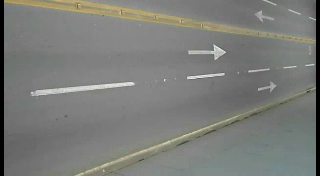
#> input picture frame 37 of Kurs/22. klasör/4.2 traffic.avi.avi, 320 x 176 px
$ jupyter execute '22.1 Araç Sayma.ipynb'
#> lines starting #> are read from the running program, lines starting #| are printed output that depends on the picture; after the words box and inside, x2 and y2 are one past the last pixel; in counts of white or black regions, pixels touching at a corner belong together
[cell 1]
import cv2
import numpy as np
cap=cv2.VideoCapture("4.2 traffic.avi.avi")

backsub=cv2.createBackgroundSubtractorMOG2()
c=0

while True:
    ret,frame=cap.read()
#> frame is the input picture: shape (176, 320, 3); mean B, G, R 121, 124.5, 123.3
    if ret is not True:
        break
    fgmask=backsub.apply(frame)
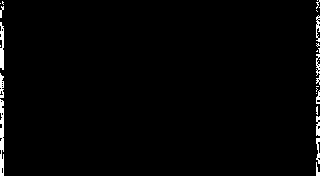
#> fgmask: shape (176, 320); values 127 (black) and 255 (white), 1.6% white; 26 white regions (15 under 20 px), largest, box (x1, y1, x2, y2) and area: (0, 99, 4, 176) 256, (0, 22, 4, 70) 151, (0, 73, 4, 98) 74
    cv2.line(frame,(50,0),(50,300),(255,0,0),2)
    cv2.line(frame,(70,0),(70,300),(255,0,0),2)
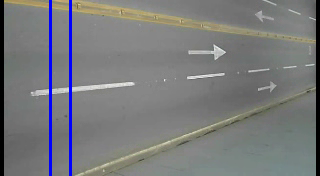
#> frame: shape (176, 320, 3); mean B, G, R 123.4, 122.1, 120.9
    contours,hierarchy=cv2.findContours(fgmask,cv2.RETR_TREE,cv2.CHAIN_APPROX_SIMPLE)
#> contours = [[[0, 0], [0, 175], [319, 175], [319, 0]]]


    try:hierarchy= hierarchy[0]
    except:hierarchy=[]

    for contour,hier in zip(contours,hierarchy):
        (x,y,w,h)=cv2.boundingRect(contour)
        if h>40 and w>40:
            cv2.rectangle(frame,(x,y),(x+w,y+h),(0,0,255),3)
            if x>50 and x<70:
                c+=1
#> this loop made 1 pass
#> (contour, hier, x, y, w, h) on pass 1: ([[0, 0], [0, 175], [319, 175], [319, 0]], [-1, -1, -1, -1], 0, 0, 320, 176)
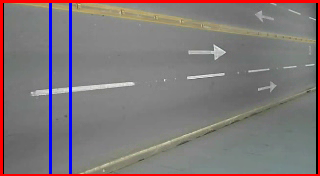
#> frame: shape (176, 320, 3); 4.36% of pixels changed, all inside (x1, y1, x2, y2) = (0, 0, 320, 176)
#> after the loop, c = 0
    cv2.putText(frame,"Car:"+str(c),(90,100),cv2.FONT_HERSHEY_COMPLEX,2,(0,0,255),2,cv2.LINE_AA)
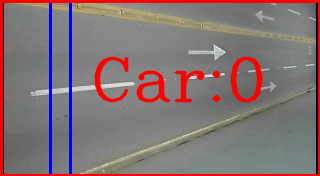
#> frame: shape (176, 320, 3); 4.3% of pixels changed, all inside (x1, y1, x2, y2) = (94, 56, 263, 103)


    cv2.imshow("1",frame)
    cv2.imshow("2",fgmask)
    if cv2.waitKey(50) & 0xFF==ord("q"):
#> (key q is pressed here)
        break


cap.release()
cv2.destroyAllWindows()

$ run again, starting later in the video
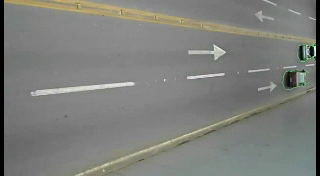
#> input picture frame 168 of Kurs/22. klasör/4.2 traffic.avi.avi, 320 x 176 px
#> frame is the input picture: shape (176, 320, 3); mean B, G, R 122.7, 126.8, 125.5
#> `fgmask=backsub.apply(frame)`:
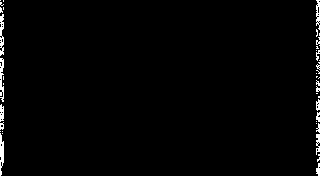
#> fgmask: shape (176, 320); values 127 (black) and 255 (white), 1.5% white; 44 white regions (32 under 20 px), largest, box (x1, y1, x2, y2) and area: (0, 14, 4, 56) 117, (0, 58, 4, 102) 117, (0, 133, 4, 176) 117
#> contours = [[[0, 0], [0, 175], [319, 175], [319, 0]]]
#> the loop `for contour,hier in zip(contours,hierarchy):` made 1 pass
#> (contour, hier, x, y, w, h) on pass 1: ([[0, 0], [0, 175], [319, 175], [319, 0]], [-1, -1, -1, -1], 0, 0, 320, 176)
#> after the loop `for contour,hier in zip(contours,hierarchy):`: c = 0
#> `cv2.putText(frame,"Car:"+str(c),(90,100),cv2.FONT_HERSHEY_COMPLEX,2,(0..`:
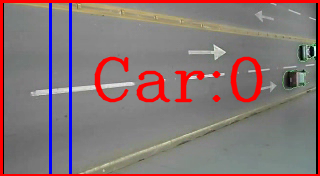
#> frame: shape (176, 320, 3); mean B, G, R 117.4, 116.4, 134.6

$ run again, starting later in the video
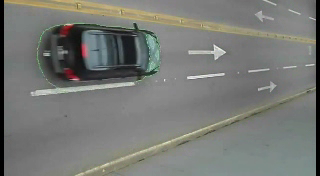
#> input picture frame 299 of Kurs/22. klasör/4.2 traffic.avi.avi, 320 x 176 px
#> frame is the input picture: shape (176, 320, 3); mean B, G, R 117.1, 121.2, 119.4
#> `fgmask=backsub.apply(frame)`:
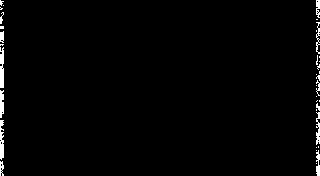
#> fgmask: shape (176, 320); values 127 (black) and 255 (white), 1.6% white; 35 white regions (24 under 20 px), largest, box (x1, y1, x2, y2) and area: (0, 47, 4, 88) 145, (0, 120, 4, 160) 126, (0, 90, 4, 118) 94
#> contours = [[[0, 0], [0, 175], [319, 175], [319, 0]]]
#> the loop `for contour,hier in zip(contours,hierarchy):` made 1 pass
#> (contour, hier, x, y, w, h) on pass 1: ([[0, 0], [0, 175], [319, 175], [319, 0]], [-1, -1, -1, -1], 0, 0, 320, 176)
#> after the loop `for contour,hier in zip(contours,hierarchy):`: c = 0
#> `cv2.putText(frame,"Car:"+str(c),(90,100),cv2.FONT_HERSHEY_COMPLEX,2,(0..`:
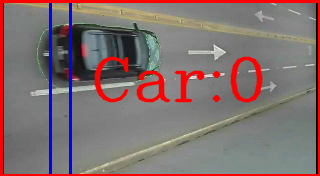
#> frame: shape (176, 320, 3); mean B, G, R 112.6, 111.8, 129.3
